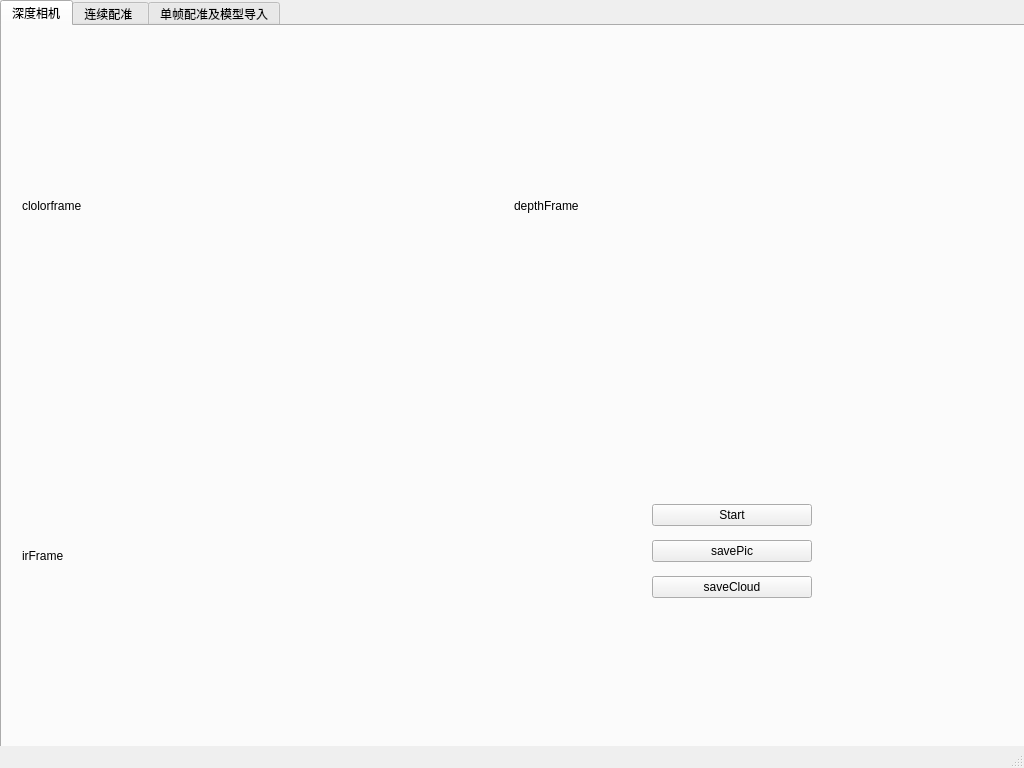
<?xml version="1.0" encoding="UTF-8"?>
<ui version="4.0">
 <class>MainWindow</class>
 <widget class="QMainWindow" name="MainWindow">
  <property name="geometry">
   <rect>
    <x>0</x>
    <y>0</y>
    <width>1024</width>
    <height>768</height>
   </rect>
  </property>
  <property name="windowTitle">
   <string>MainWindow</string>
  </property>
  <widget class="QWidget" name="centralwidget">
   <widget class="QTabWidget" name="tabWidget">
    <property name="geometry">
     <rect>
      <x>0</x>
      <y>0</y>
      <width>1031</width>
      <height>768</height>
     </rect>
    </property>
    <property name="currentIndex">
     <number>0</number>
    </property>
    <widget class="QWidget" name="tab_camera">
     <attribute name="title">
      <string>深度相机</string>
     </attribute>
     <widget class="QLabel" name="clolorframe">
      <property name="geometry">
       <rect>
        <x>20</x>
        <y>20</y>
        <width>480</width>
        <height>320</height>
       </rect>
      </property>
      <property name="text">
       <string>clolorframe</string>
      </property>
     </widget>
     <widget class="QLabel" name="irFrame">
      <property name="geometry">
       <rect>
        <x>20</x>
        <y>370</y>
        <width>480</width>
        <height>320</height>
       </rect>
      </property>
      <property name="text">
       <string>irFrame</string>
      </property>
     </widget>
     <widget class="QLabel" name="depthFrame">
      <property name="geometry">
       <rect>
        <x>512</x>
        <y>20</y>
        <width>480</width>
        <height>320</height>
       </rect>
      </property>
      <property name="text">
       <string>depthFrame</string>
      </property>
     </widget>
     <widget class="QWidget" name="verticalLayoutWidget">
      <property name="geometry">
       <rect>
        <x>650</x>
        <y>470</y>
        <width>160</width>
        <height>111</height>
       </rect>
      </property>
      <layout class="QVBoxLayout" name="verticalLayout">
       <property name="spacing">
        <number>6</number>
       </property>
       <item>
        <widget class="QPushButton" name="startCameraButton">
         <property name="text">
          <string>Start</string>
         </property>
        </widget>
       </item>
       <item>
        <widget class="QPushButton" name="savePicButton">
         <property name="text">
          <string>savePic</string>
         </property>
        </widget>
       </item>
       <item>
        <widget class="QPushButton" name="saveCloudButton">
         <property name="text">
          <string>saveCloud</string>
         </property>
        </widget>
       </item>
      </layout>
     </widget>
    </widget>
    <widget class="QWidget" name="tab_continue">
     <attribute name="title">
      <string>连续配准 </string>
     </attribute>
     <widget class="QPushButton" name="beginButton">
      <property name="geometry">
       <rect>
        <x>870</x>
        <y>400</y>
        <width>121</width>
        <height>71</height>
       </rect>
      </property>
      <property name="text">
       <string>开始</string>
      </property>
     </widget>
     <widget class="QWidget" name="continue_widget" native="true">
      <property name="geometry">
       <rect>
        <x>30</x>
        <y>20</y>
        <width>800</width>
        <height>640</height>
       </rect>
      </property>
     </widget>
     <widget class="QLabel" name="label_11">
      <property name="geometry">
       <rect>
        <x>890</x>
        <y>350</y>
        <width>81</width>
        <height>31</height>
       </rect>
      </property>
      <property name="text">
       <string>先导入模型 </string>
      </property>
     </widget>
    </widget>
    <widget class="QWidget" name="tab_import">
     <attribute name="title">
      <string>单帧配准及模型导入</string>
     </attribute>
     <widget class="QWidget" name="verticalLayoutWidget_2">
      <property name="geometry">
       <rect>
        <x>810</x>
        <y>20</y>
        <width>198</width>
        <height>171</height>
       </rect>
      </property>
      <layout class="QVBoxLayout" name="verticalLayout_2">
       <item>
        <widget class="QLabel" name="label_3">
         <property name="autoFillBackground">
          <bool>false</bool>
         </property>
         <property name="locale">
          <locale language="Chinese" country="China"/>
         </property>
         <property name="text">
          <string>stl,obj,ply格式CAD模型文件多视角采样</string>
         </property>
         <property name="alignment">
          <set>Qt::AlignCenter</set>
         </property>
         <property name="wordWrap">
          <bool>true</bool>
         </property>
        </widget>
       </item>
       <item>
        <layout class="QFormLayout" name="formLayout">
         <item row="0" column="0">
          <widget class="QLabel" name="label">
           <property name="text">
            <string>分辨率</string>
           </property>
          </widget>
         </item>
         <item row="0" column="1">
          <widget class="QLineEdit" name="lineEdit">
           <property name="text">
            <string>100</string>
           </property>
          </widget>
         </item>
         <item row="1" column="0">
          <widget class="QLabel" name="label_2">
           <property name="text">
            <string>细分数</string>
           </property>
          </widget>
         </item>
         <item row="1" column="1">
          <widget class="QLineEdit" name="lineEdit_2">
           <property name="text">
            <string>2</string>
           </property>
          </widget>
         </item>
        </layout>
       </item>
       <item>
        <widget class="QPushButton" name="selectCADFileButton">
         <property name="text">
          <string>选择模型文件并开始采样</string>
         </property>
        </widget>
       </item>
      </layout>
     </widget>
     <widget class="Line" name="line">
      <property name="geometry">
       <rect>
        <x>800</x>
        <y>200</y>
        <width>221</width>
        <height>20</height>
       </rect>
      </property>
      <property name="lineWidth">
       <number>2</number>
      </property>
      <property name="orientation">
       <enum>Qt::Horizontal</enum>
      </property>
     </widget>
     <widget class="Line" name="line_2">
      <property name="geometry">
       <rect>
        <x>800</x>
        <y>410</y>
        <width>220</width>
        <height>20</height>
       </rect>
      </property>
      <property name="lineWidth">
       <number>2</number>
      </property>
      <property name="orientation">
       <enum>Qt::Horizontal</enum>
      </property>
     </widget>
     <widget class="QWidget" name="verticalLayoutWidget_3">
      <property name="geometry">
       <rect>
        <x>810</x>
        <y>230</y>
        <width>198</width>
        <height>171</height>
       </rect>
      </property>
      <layout class="QVBoxLayout" name="verticalLayout_3">
       <item>
        <widget class="QLabel" name="label_4">
         <property name="autoFillBackground">
          <bool>false</bool>
         </property>
         <property name="locale">
          <locale language="Chinese" country="China"/>
         </property>
         <property name="text">
          <string>pcd,ply点云生成点对特征</string>
         </property>
         <property name="alignment">
          <set>Qt::AlignCenter</set>
         </property>
         <property name="wordWrap">
          <bool>true</bool>
         </property>
        </widget>
       </item>
       <item>
        <layout class="QFormLayout" name="formLayout_2">
         <item row="0" column="0">
          <widget class="QLabel" name="label_5">
           <property name="text">
            <string>点云采样栅格</string>
           </property>
          </widget>
         </item>
         <item row="0" column="1">
          <widget class="QLineEdit" name="lineEdit_3">
           <property name="text">
            <string>0.03</string>
           </property>
          </widget>
         </item>
         <item row="1" column="0">
          <widget class="QLabel" name="label_6">
           <property name="text">
            <string>距离离散步长</string>
           </property>
          </widget>
         </item>
         <item row="1" column="1">
          <widget class="QLineEdit" name="lineEdit_4">
           <property name="text">
            <string>0.03</string>
           </property>
          </widget>
         </item>
         <item row="2" column="0">
          <widget class="QLabel" name="label_7">
           <property name="text">
            <string>角度离散步长</string>
           </property>
          </widget>
         </item>
         <item row="2" column="1">
          <widget class="QLineEdit" name="lineEdit_5">
           <property name="text">
            <string>30</string>
           </property>
          </widget>
         </item>
        </layout>
       </item>
       <item>
        <widget class="QPushButton" name="selectPointCloudFileButton">
         <property name="text">
          <string>选择点云生成PPF</string>
         </property>
        </widget>
       </item>
      </layout>
     </widget>
     <widget class="Line" name="line_3">
      <property name="geometry">
       <rect>
        <x>790</x>
        <y>0</y>
        <width>20</width>
        <height>720</height>
       </rect>
      </property>
      <property name="orientation">
       <enum>Qt::Vertical</enum>
      </property>
     </widget>
     <widget class="QWidget" name="verticalLayoutWidget_4">
      <property name="geometry">
       <rect>
        <x>810</x>
        <y>440</y>
        <width>198</width>
        <height>171</height>
       </rect>
      </property>
      <layout class="QVBoxLayout" name="verticalLayout_4">
       <item>
        <widget class="QLabel" name="label_8">
         <property name="autoFillBackground">
          <bool>false</bool>
         </property>
         <property name="locale">
          <locale language="Chinese" country="China"/>
         </property>
         <property name="text">
          <string>选择场景点云进行匹配</string>
         </property>
         <property name="alignment">
          <set>Qt::AlignCenter</set>
         </property>
         <property name="wordWrap">
          <bool>true</bool>
         </property>
        </widget>
       </item>
       <item>
        <layout class="QFormLayout" name="formLayout_3">
         <item row="0" column="0">
          <widget class="QLabel" name="label_9">
           <property name="text">
            <string>点云采样栅格</string>
           </property>
          </widget>
         </item>
         <item row="0" column="1">
          <widget class="QLineEdit" name="lineEdit_6">
           <property name="text">
            <string>0.05</string>
           </property>
          </widget>
         </item>
         <item row="1" column="1">
          <widget class="QLineEdit" name="lineEdit_7">
           <property name="text">
            <string>0.3</string>
           </property>
          </widget>
         </item>
         <item row="1" column="0">
          <widget class="QLabel" name="label_10">
           <property name="text">
            <string>场景点比例</string>
           </property>
           <property name="wordWrap">
            <bool>false</bool>
           </property>
          </widget>
         </item>
        </layout>
       </item>
       <item>
        <widget class="QPushButton" name="selectPointCloudFileButton_2">
         <property name="text">
          <string>选择点云进行匹配</string>
         </property>
        </widget>
       </item>
      </layout>
     </widget>
     <widget class="QWidget" name="single_widge" native="true">
      <property name="geometry">
       <rect>
        <x>0</x>
        <y>30</y>
        <width>800</width>
        <height>640</height>
       </rect>
      </property>
     </widget>
     <widget class="QLabel" name="label_hit">
      <property name="enabled">
       <bool>true</bool>
      </property>
      <property name="geometry">
       <rect>
        <x>820</x>
        <y>640</y>
        <width>161</width>
        <height>31</height>
       </rect>
      </property>
      <property name="text">
       <string>请先点击左侧continue</string>
      </property>
     </widget>
    </widget>
   </widget>
  </widget>
  <widget class="QMenuBar" name="menubar">
   <property name="geometry">
    <rect>
     <x>0</x>
     <y>0</y>
     <width>1024</width>
     <height>22</height>
    </rect>
   </property>
  </widget>
  <widget class="QStatusBar" name="statusbar"/>
 </widget>
 <resources/>
 <connections/>
</ui>
